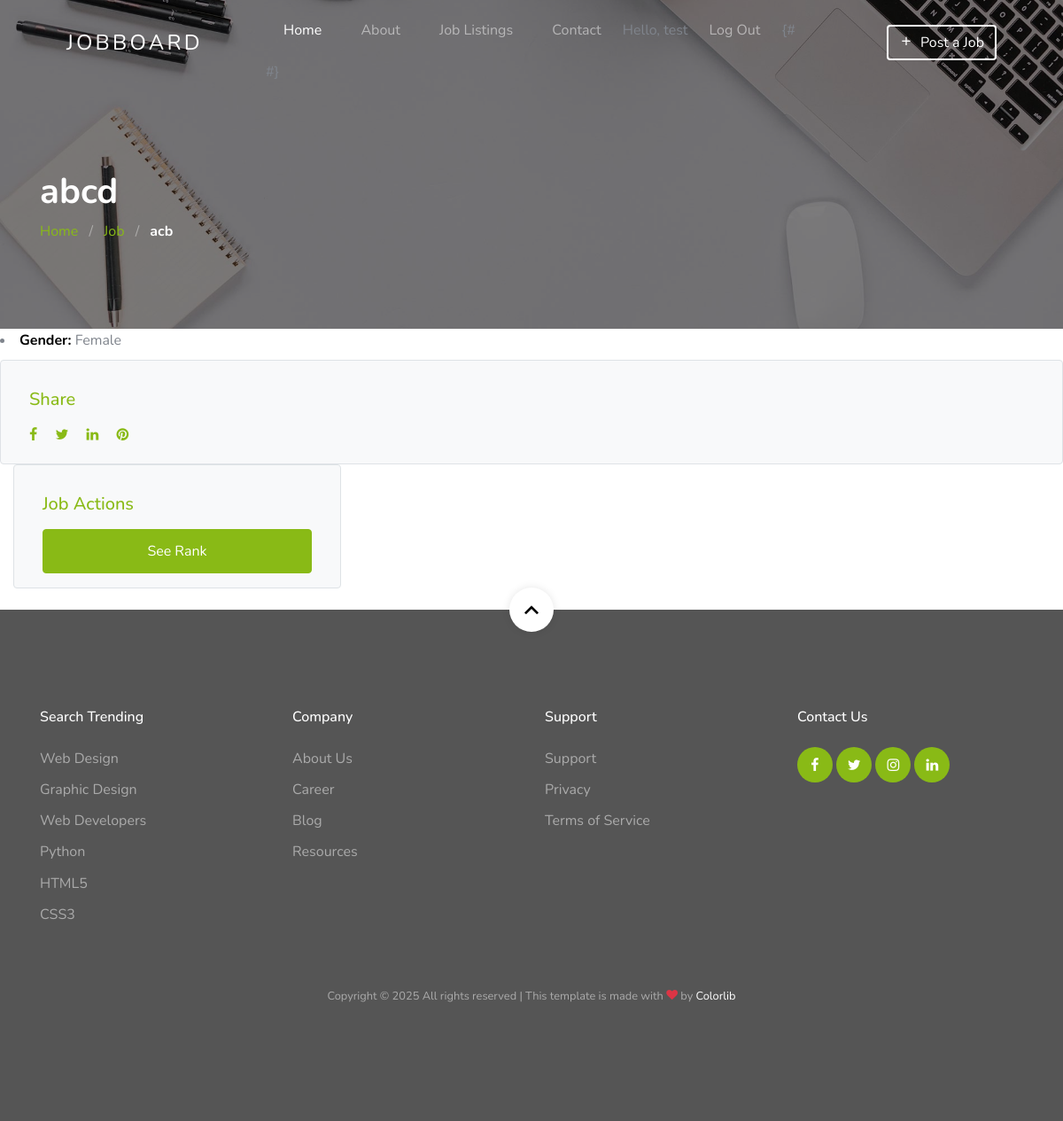
Screenshot of /job-single/4/ (signed in) with the database file from the repository.
### mysite/models.py (models this page shows, shortened)
class PostJob(models.Model):
    user = models.ForeignKey(settings.AUTH_USER_MODEL, on_delete=models.CASCADE,
                             null=True, editable=False, blank=True)
    title = models.CharField(max_length=100)
    company_name = models.CharField(max_length=200)
    employment_status = models.CharField(choices=JOB_TYPE, max_length=10)
    vacancy = models.CharField(max_length=10, null=True)
    gender = models.CharField(choices=GENDER, max_length=30, null=True)
    details = models.TextField()
    responsibilities = models.TextField()
    experience = models.CharField(max_length=100)
    other_benefits = models.CharField(max_length=100)
    job_location = models.CharField(max_length=120)
    salary = models.CharField(max_length=20, null=True, blank=True)
    job_code = models.CharField(max_length=3, unique=True, blank=True, null=True)
    required_skills = models.TextField(default="", help_text="Comma-separated skills")
    min_cgpa = models.FloatField(default=0.0)
    min_experience = models.FloatField(default=0.0)
    application_deadline = models.DateTimeField(null=True, blank=True)

### mysite/views.py (the view)
# urls.py: path("job-single/<int:id>/", views.job_single, name="job_single"),
@login_required(login_url='login')
def job_single(request, id):
    job_query = PostJob.objects.get(id=id)
    context = {
        'q': job_query,
    }
    return render(request, "mysite/job-single.html", context)

### mysite/templates/mysite/job-single.html (shortened to what this page needs)
{% extends 'mysite/base.html' %}
{% load static %}
{% block body %}
<section class="section-hero overlay inner-page bg-image"
  style="background-image: url({% static 'mysite/images/hero_1.jpg' %});" id="home-section">
  <div class="container">
    <div class="row">
      <div class="col-md-7">
        <h1 class="text-white font-weight-bold">{{ q.title }}</h1>
        <div class="custom-breadcrumbs">
          <a href="/">Home</a> <span class="mx-2 slash">/</span>
          <a href="#">Job</a> <span class="mx-2 slash">/</span>
          <span class="text-white"><strong>{{ q.company_name }}</strong></span>
        </div>
      </div>
    </div>
  </div>
</section>
<li class="mb-2"><strong class="text-black">Gender:</strong> {{ q.gender }}</li>
</div>
<div class="bg-light p-3 border rounded">
  <h3 class="text-primary  mt-3 h5 pl-3 mb-3 ">Share</h3>
  <div class="px-3">
    <a href="#" class="pt-3 pb-3 pr-3 pl-0"><span class="icon-facebook"></span></a>
    <a href="#" class="pt-3 pb-3 pr-3 pl-0"><span class="icon-twitter"></span></a>
    <a href="#" class="pt-3 pb-3 pr-3 pl-0"><span class="icon-linkedin"></span></a>
    <a href="#" class="pt-3 pb-3 pr-3 pl-0"><span class="icon-pinterest"></span></a>
  </div>
</div>
<div class="col-lg-4">
  <div class="bg-light p-3 border rounded mb-4">
    <h3 class="text-primary  mt-3 h5 pl-3 mb-3 ">Job Actions</h3>
    <div class="px-3">
      {% if user.is_staff %}
      <a href="{% url 'ranking' id=q.id %}" class="btn btn-block btn-primary btn-md">See Rank</a>
      {% else %}
      <a href="{% url 'applyjob' id=q.id %}" class="btn btn-block btn-primary btn-md">Apply Now</a>
      {% endif %}
    </div>
  </div>
</div>
{% endblock body %}

### mysite/templates/mysite/base.html (shortened to what this page needs)
<!doctype html>
{% load static %}
<html lang="en">
<head>
    {% load static %}
    <link rel="stylesheet" href="{% static 'mysite/css/custom-bs.css' %}">
    <link rel="stylesheet" href="{% static 'mysite/css/jquery.fancybox.min.css' %}">
    <link rel="stylesheet" href="{% static 'mysite/css/bootstrap-select.min.css' %}">
    <link rel="stylesheet" href="{% static 'mysite/fonts/icomoon/style.css' %}">
    <link rel="stylesheet" href="{% static 'mysite/fonts/line-icons/style.css' %}">
    <link rel="stylesheet" href="{% static 'mysite/css/owl.carousel.min.css' %}">
    <link rel="stylesheet" href="{% static 'mysite/css/animate.min.css' %}">
    <link rel="stylesheet" href="{% static 'mysite/css/style.css' %}">
</head>
<body id="top">
    <div class="site-wrap">
        <header class="site-navbar mt-3">
            <div class="container-fluid">
                <div class="row align-items-center">
                    <div class="site-logo col-6"><a href="{% url 'index' %}">JobBoard</a></div>
                    <nav class="mx-auto site-navigation">
                        <ul class="site-menu js-clone-nav d-none d-xl-block ml-0 pl-0">
                            <li><a href="{% url 'index' %}" class="nav-link active">Home</a></li>
                            <li><a href="{% url 'about' %}">About</a></li>
                            <li><a href="{% url 'job-listings' %}">Job Listings</a></li>
                            <li><a href="{% url 'contact' %}" class="nav-link">Contact</a></li>
                            {% if user.is_authenticated %}
                            <li>Hello, {{ user.username }}</li>
                            <li><a href="{% url 'logout' %}"> Log Out </a></li>
                            {% else %}
                            <li><a href="{% url 'register' %}">Sign Up</a></li>
                            {% endif %}
                            {% if user.is_active and user.is_staff %}
                            {#
                            {% endif %}
                        </ul>
                    </nav>
                    <div class="right-cta-menu text-right d-flex aligin-items-center col-6">
                        <div class="ml-auto">
                            {% if user.is_authenticated %}
                            {% if user.is_active and user.is_staff %}
                            <a href="{% url 'post-job' %}"
                                class="btn btn-outline-white border-width-2 d-none d-lg-inline-block"><span
                                    class="mr-2 icon-add"></span>Post a Job</a>
                            {% endif %}
                            {% else %}
                            <a href="{% url 'login' %}"
                                class="btn btn-primary border-width-2 d-none d-lg-inline-block"><span
                                    class="mr-2 icon-lock_outline"></span>Log In</a>
                            {% endif %}
                        </div>
                    </div>
                </div>
            </div>
        </header>
        {% block body %}
        {% endblock body %}
        <footer class="site-footer">
            <a href="#top" class="smoothscroll scroll-top">
                <span class="icon-keyboard_arrow_up"></span>
            </a>
            <div class="container">
                <div class="row mb-5">
                    <div class="col-6 col-md-3 mb-4 mb-md-0">
                        <h3>Search Trending</h3>
                        <ul class="list-unstyled">
                            <li><a href="#">Web Design</a></li>
                            <li><a href="#">Graphic Design</a></li>
                            <li><a href="#">Web Developers</a></li>
                            <li><a href="#">Python</a></li>
                            <li><a href="#">HTML5</a></li>
                            <li><a href="#">CSS3</a></li>
                        </ul>
                    </div>
                    <div class="col-6 col-md-3 mb-4 mb-md-0">
                        <h3>Company</h3>
                        <ul class="list-unstyled">
                            <li><a href="#">About Us</a></li>
                            <li><a href="#">Career</a></li>
                            <li><a href="#">Blog</a></li>
                            <li><a href="#">Resources</a></li>
                        </ul>
                    </div>
                    <div class="col-6 col-md-3 mb-4 mb-md-0">
                        <h3>Support</h3>
                        <ul class="list-unstyled">
                            <li><a href="#">Support</a></li>
                            <li><a href="#">Privacy</a></li>
                            <li><a href="#">Terms of Service</a></li>
                        </ul>
                    </div>
                    <div class="col-6 col-md-3 mb-4 mb-md-0">
                        <h3>Contact Us</h3>
                        <div class="footer-social">
                            <a href="#"><span class="icon-facebook"></span></a>
                            <a href="#"><span class="icon-twitter"></span></a>
                            <a href="#"><span class="icon-instagram"></span></a>
                            <a href="#"><span class="icon-linkedin"></span></a>
                        </div>
                    </div>
                </div>
                <div class="row text-center">
                    <div class="col-12">
                        <p class="copyright"><small>
                                Copyright &copy;
                                All rights reserved | This template is made with <i class="icon-heart text-danger"
                                    aria-hidden="true"></i> by <a href="https://colorlib.com"
                                    target="_blank">Colorlib</a>
                            </small>
                        </p>
                    </div>
                </div>
            </div>
        </footer>
</body>
</html>

### mysite/static/mysite/css/style.css (style rules this page uses)
.site-navbar { margin-bottom: 0px; z-index: 1999; position: absolute; width: 100%; top: 2rem; }
.site-navbar .container-fluid { padding-left: 7rem; padding-right: 7rem; }
.site-navbar .site-logo { position: absolute; left: 5%; }
.site-navbar .site-logo a { color: #fff; font-size: 1.5rem; letter-spacing: .2rem; text-transform: uppercase; }
.site-navbar .site-burger-menu, .site-navbar .right-cta-menu { position: absolute; right: 5%; }
.site-navbar .site-navigation { position: absolute; left: 50%; -webkit-transform: translateX(-50%); -ms-transform: translateX(-50%); transform: translateX(-50%); z-index: 5; }
.site-navbar .site-navigation .site-menu { margin-bottom: 0; }
.site-navbar .site-navigation .site-menu .active { color: #fff; display: inline-block; padding: 5px 20px; }
.site-navbar .site-navigation .site-menu a { text-decoration: none !important; display: inline-block; position: relative; }
.site-navbar .site-navigation .site-menu > li { display: inline-block; }
.site-navbar .site-navigation .site-menu > li > a { padding: 20px 20px !important; color: rgba(255, 255, 255, 0.5); display: inline-block; text-decoration: none !important; }
.site-mobile-menu .site-nav-wrap { padding: 0; margin: 0; list-style: none; position: relative; }
.site-mobile-menu .site-nav-wrap a { padding: 10px 20px; display: block; position: relative; color: #212529; }
.site-mobile-menu .site-nav-wrap li { position: relative; display: block; }
.site-mobile-menu .site-nav-wrap li .active { color: #000; }
.site-mobile-menu .site-nav-wrap > li { display: block; position: relative; float: left; width: 100%; }
.site-mobile-menu .site-nav-wrap > li > a { padding-left: 20px; font-size: 20px; }
body { font-weight: 400; font-size: 1rem; line-height: 1.7; position: relative; }
body:after { content: ""; position: absolute; top: 0; left: 0; right: 0; bottom: 0; background: rgba(0, 0, 0, 0.7); z-index: 100; opacity: 0; visibility: hidden; -webkit-transition: .3s all ease; -o-transition: .3s all ease; transition: .3s all ease; }
h1, h2, h3, h4 { color: #000; }
.text-black { color: #000 !important; }
.bg-image { background-size: cover; background-position: center center; background-repeat: no-repeat; }
.custom-breadcrumbs a { color: #89ba16; }
.custom-breadcrumbs .slash { color: rgba(255, 255, 255, 0.4); }
.section-hero, .section-hero > .container > .row { height: 100vh; min-height: 900px; }
.section-hero.inner-page, .section-hero.inner-page > .container > .row { height: auto; min-height: auto; padding-top: 6em; padding-bottom: 3em; }
.section-hero.overlay, .section-hero.overlay-2 { position: relative; }
.section-hero.overlay:before, .section-hero.overlay-2:before { z-index: 1; position: absolute; content: ""; top: 0; left: 0; right: 0; bottom: 0; background: rgba(0, 0, 0, 0.5); }
.section-hero > .container { z-index: 2; position: relative; }
.btn:after, .btn:before { display: none; }
.btn.btn-primary { color: #fff; }
.btn.btn-outline-white { background: transparent; border-width: 2px; border-color: #fff; color: #fff; }
.border-width-2 { border-width: 2px !important; }
.btn-md { padding: 12px 20px; }
.site-footer { padding: 7rem 0; position: relative; background: #555; }
.site-footer h3 { font-size: 1rem; margin-bottom: 1.5rem; color: #fff; }
.site-footer a { color: rgba(255, 255, 255, 0.5); }
.site-footer ul li { margin-bottom: .5rem; }
.site-footer ul li a { color: rgba(255, 255, 255, 0.5); }
.site-footer .scroll-top { position: absolute; z-index: 5; top: 0; width: 50px; height: 50px; border-radius: 50%; background: #fff; left: 50%; -webkit-transform: translate(-50%, -50%); -ms-transform: translate(-50%, -50%); transform: translate(-50%, -50%); -webkit-box-shadow: 0 0px 10px 0px rgba(0, 0, 0, 0.1); box-shadow: 0 0px 10px 0px rgba(0, 0, 0, 0.1); }
.site-footer .scroll-top > span { position: absolute; font-size: 2rem; top: 50%; left: 50%; -webkit-transform: translate(-50%, -50%); -ms-transform: translate(-50%, -50%); transform: translate(-50%, -50%); color: #000 !important; }
.copyright { color: rgba(255, 255, 255, 0.5); }
.copyright a { color: #fff; }
.footer-social a, .social a { display: inline-block; width: 40px; height: 40px; position: relative; background: #89ba16; border-radius: 50%; text-decoration: none !important; }
.footer-social a > span, .social a > span { position: absolute; left: 50%; top: 50%; color: #fff; -webkit-transform: translate(-50%, -50%); -ms-transform: translate(-50%, -50%); transform: translate(-50%, -50%); }

### rows the page displays
PostJob: title "abcd", company_name "acb", gender "Female"

### other values shown
{{ user.username }} "test"
